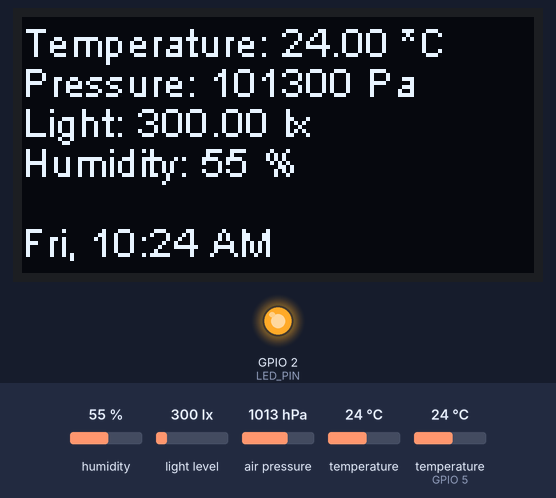
A program run on a simulated ESP32. On the bench: 128×64 one-colour display, output pins drawn as LEDs (lit = HIGH). The inputs (shaded band) are chosen by the test bench; at power-on: humidity 55 %, light level 300 lx, air pressure 1013 hPa, temperature 24 °C, temperature (sensor on GPIO 5) 24 °C. WiFi joins after 1.5 s; servers stay silent unless stated; the local clock reads 2024-03-15 10:24:30 at power-on unless the program sets it; what the program prints to the serial monitor is not drawn.

Above: at 3.4 s.
3.5 s: humidity set to 22 %
At 4.9 s:
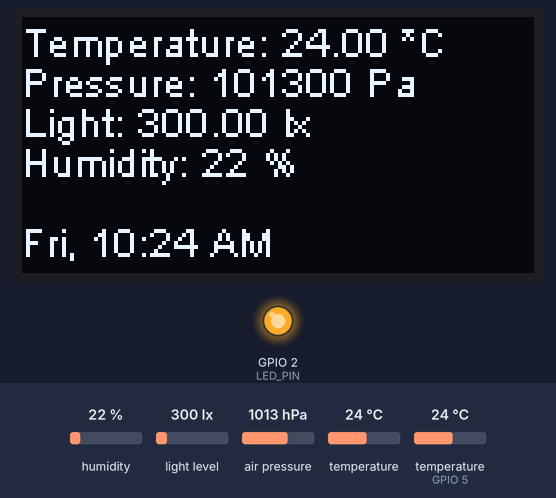
5.3 s: light level set to 40 lx
At 6.4 s:
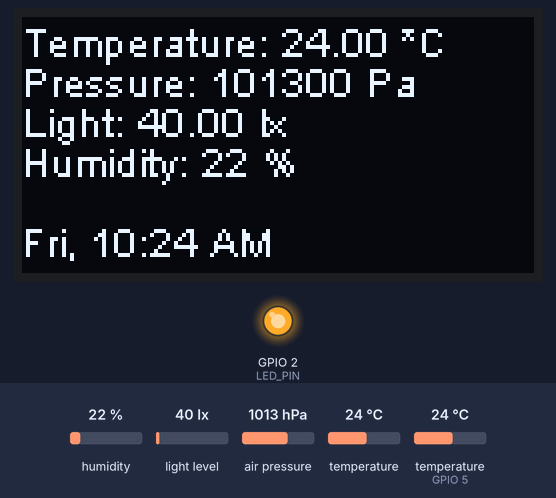
7.3 s: air pressure set to 952 hPa
At 9.0 s:
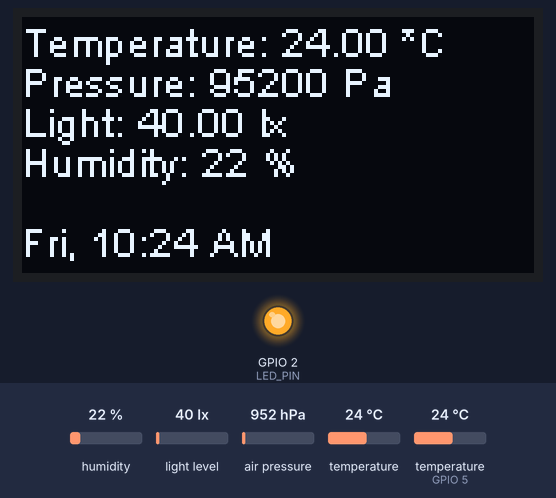
9.3 s: temperature (sensor 0) set to 12 °C
At 10.6 s:
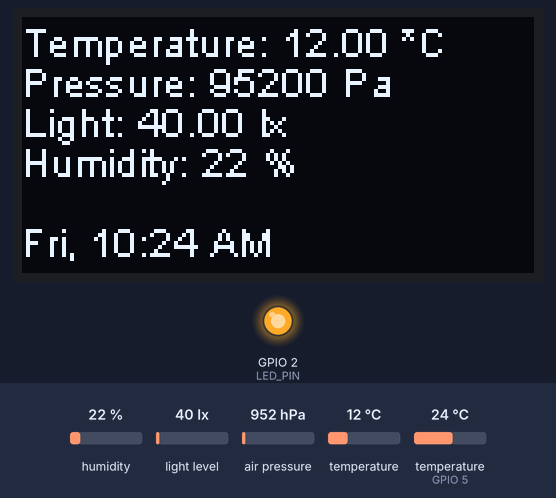
11.3 s: humidity set to 40 %
At 12.2 s:
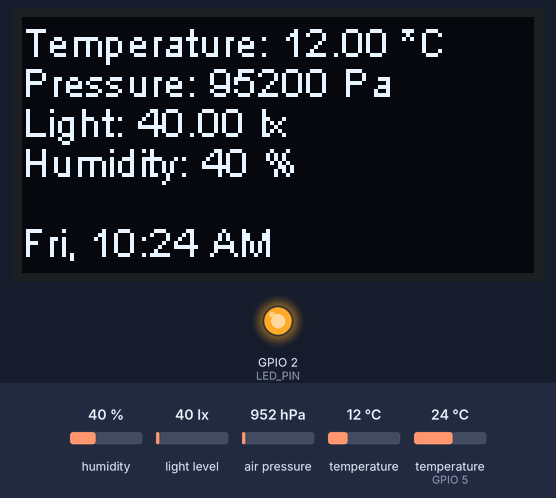
13.3 s: humidity set to 68 %
At 14.9 s:
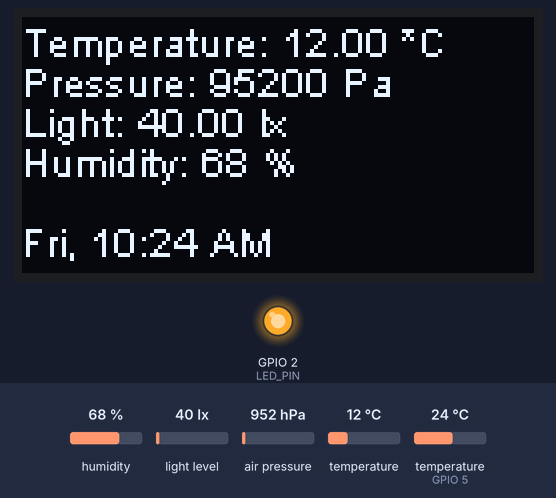
Timing chart, 0 to 16.4 s (numbered marks = the images above; inputs shaded):
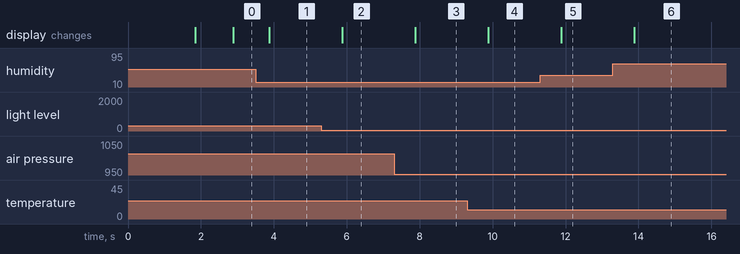

Measured:
- after the input at 3.5 s, the display: changes after 0.38 s (image 1)
- after the input at 5.3 s, the display: changes after 0.58 s (image 2)
- after the input at 7.3 s, the display: changes after 0.58 s (image 3)
- after the input at 9.3 s, the display: changes after 0.58 s (image 4)
- after the input at 11.3 s, the display: changes after 0.58 s (image 5)
- after the input at 13.3 s, the display: changes after 0.58 s (image 6)

The program:

main.cpp
```cpp
#define BLYNK_TEMPLATE_ID "TMPL5qPt6-2S"
#define BLYNK_DEVICE_NAME "Weather Station"
#define BLYNK_AUTH_TOKEN "BchRthK9R3FKLfIUCeLMZmgPJfz2z9Dc"

#define BLYNK_PRINT Serial

#include <Adafruit_BMP085.h>
#include <SPI.h>
#include <Wire.h>
#include <BH1750.h>
#include <Adafruit_Sensor.h>
#include <DHT.h>
#include <DHT_U.h>
#include <SH1106Wire.h>
#include <WiFi.h>
#include <WiFiClient.h>
#include <BlynkSimpleEsp32.h>
#include <HTTPClient.h>

#define DHTPIN 5      // Digital pin connected to the DHT sensor
#define DHTTYPE DHT11 // DHT 11
#define LED_PIN 2

Adafruit_BMP085 bmp;
BH1750 lightMeter(0x23);
DHT_Unified dht(DHTPIN, DHTTYPE);
SH1106Wire display(0x3c, SDA, SCL); // ADDRESS, SDA, SCL

// Your WiFi credentials.
// Set password to "" for open networks.
char ssid[] = "YES4";
char pass[] = "haha2021a";
char auth[] = BLYNK_AUTH_TOKEN;

BlynkTimer timer;
HTTPClient httpClient;

const char *ntpServer = "pool.ntp.org";
const long gmtOffset_sec = 8 * 60 * 60;
const int daylightOffset_sec = 3600;

float temperature;
int pressure;
float altitude;
int32_t sealevelPressure;
float reallAltitude;
float lux;
float dhtTemperature;
int relativeHumidity;

int lastSendNotif = 0;

void updateSensors()
{
  Serial.print("Temperature = ");
  temperature = bmp.readTemperature();
  Serial.print(temperature);
  Serial.println(" *C");

  Serial.print("Pressure = ");
  pressure = bmp.readPressure();
  Serial.print(pressure);
  Serial.println(" Pa");

  // Calculate altitude assuming 'standard' barometric
  // pressure of 1013.25 millibar = 101325 Pascal
  Serial.print("Altitude = ");
  altitude = bmp.readAltitude();
  Serial.print(altitude);
  Serial.println(" meters");

  Serial.print("Pressure at sealevel (calculated) = ");
  sealevelPressure = bmp.readSealevelPressure();
  Serial.print(sealevelPressure);
  Serial.println(" Pa");

  // you can get a more precise measurement of altitude
  // if you know the current sea level pressure which will
  // vary with weather and such. If it is 1015 millibars
  // that is equal to 101500 Pascals.
  Serial.print("Real altitude = ");
  reallAltitude = bmp.readAltitude(101500);
  Serial.print(reallAltitude);
  Serial.println(" meters");

  // lux meter
  if (lightMeter.measurementReady())
  {
    lux = lightMeter.readLightLevel();
    Serial.print("Light: ");
    Serial.print(lux);
    Serial.println(" lx");
  }

  sensors_event_t event;
  dht.temperature().getEvent(&event);
  if (isnan(event.temperature))
  {
    Serial.println(F("Error reading temperature!"));
  }
  else
  {
    Serial.print(F("Temperature: "));
    dhtTemperature = event.temperature;
    Serial.print(dhtTemperature);
    Serial.println(F("°C"));
  }
  // Get humidity event and print its value.
  dht.humidity().getEvent(&event);
  if (isnan(event.relative_humidity))
  {
    Serial.println(F("Error reading humidity!"));
  }
  else
  {
    Serial.print(F("Humidity: "));
    relativeHumidity = event.relative_humidity;
    Serial.print(relativeHumidity);
    Serial.println(F("%"));
  }

  // get time
  struct tm timeinfo;
  if (!getLocalTime(&timeinfo))
  {
    Serial.println("Failed to obtain time");
    return;
  }
  char timeStringBuff[50]; //50 chars should be enough
  strftime(timeStringBuff, sizeof(timeStringBuff), "%a, %I:%M %p", &timeinfo);

  // display all sensors value to the OLED display
  display.clear();
  display.setTextAlignment(TEXT_ALIGN_LEFT);
  display.setFont(ArialMT_Plain_10);
  display.normalDisplay();
  display.drawString(0, 0, "Temperature: " + String(temperature) + " *C");
  display.drawString(0, 10, "Pressure: " + String(pressure) + " Pa");
  // display.drawString(0, 20, "Altitude: " + String(altitude) + " m");
  display.drawString(0, 20, "Light: " + String(lux) + " lx");
  display.drawString(0, 30, "Humidity: " + String(relativeHumidity) + " %");
  display.drawString(0, 50, timeStringBuff);
  display.display();
  Serial.println();

  // Upload sensors value to Blynk
  Blynk.virtualWrite(V10, dhtTemperature);
  Blynk.virtualWrite(V12, lux);
  Blynk.virtualWrite(V11, relativeHumidity);
  Blynk.virtualWrite(V8, altitude);
  Blynk.virtualWrite(V14, pressure);

  // Check if raining is coming by the light intensity
  if ((lux < 10 && lux > 0) && (timeinfo.tm_hour > 8 && timeinfo.tm_hour < 18))
  {
    Serial.println("Nak hujan.");

    // To avoid spamming the user, tele notification
    // will be send once an hour only
    if ((timeinfo.tm_hour - lastSendNotif) != 0)
    {
      Serial.println("Sending tele notif now");
      lastSendNotif = timeinfo.tm_hour;
      int statusCode = httpClient.GET();
      Serial.println(statusCode); // expect 200
    }
  }
}

BLYNK_CONNECTED()
{
  Serial.println("Connected yuhhuu");
  // On-board LED will turn on if Blynk successfully connected
  digitalWrite(LED_PIN, HIGH);
}

void setup()
{
  Serial.begin(115200);
  pinMode(LED_PIN, OUTPUT);

  // Initialize OLED display
  display.init();
  display.flipScreenVertically();
  display.setTextAlignment(TEXT_ALIGN_LEFT);
  display.setFont(ArialMT_Plain_10);
  display.drawString(0, 50, "Initializing...");
  display.display();

  // iniitlize blynk
  Blynk.begin(auth, ssid, pass);

  //init and get the time
  configTime(gmtOffset_sec, daylightOffset_sec, ntpServer);

  Wire.begin();
  // Start BMP180 Pressure sensor
  if (!bmp.begin())
  {
    Serial.println("Could not find a valid BMP085 sensor, check wiring!");
    while (1)
    {
    }
  }
  Wire.begin();
  //Start BH1750 Lux sensor
  if (lightMeter.begin(BH1750::CONTINUOUS_HIGH_RES_MODE))
  {
    Serial.println(F("BH1750 Advanced begin"));
  }
  else
  {
    Serial.println(F("Error initialising BH1750"));
  }

  // Initialize DHT11 Sensor
  dht.begin();
  Serial.println(F("DHT11 Unified Sensor ON"));

  // Display weather station text
  display.clear();
  display.setFont(ArialMT_Plain_24);
  display.invertDisplay();
  display.drawString(0, 5, " Weather");
  display.drawString(0, 30, " Station");
  display.display();
  display.clear();

  httpClient.begin("https://api.telegram.org/bot2098150036:AAFKH9JNTefiljqUX59oS47S487jin2VQWc/sendMessage?chat_id=530851302&text=Rain\%20is\%20coming.\%20Pick\%20up\%20the\%20clothes\%20now.");

  // Sensor updating and cloud synchronize
  // will occur every 1 sec
  // Avoid using delay() function!
  timer.setInterval(1000L, updateSensors);
}

void loop()
{
  Blynk.run();
  timer.run();
}
```
